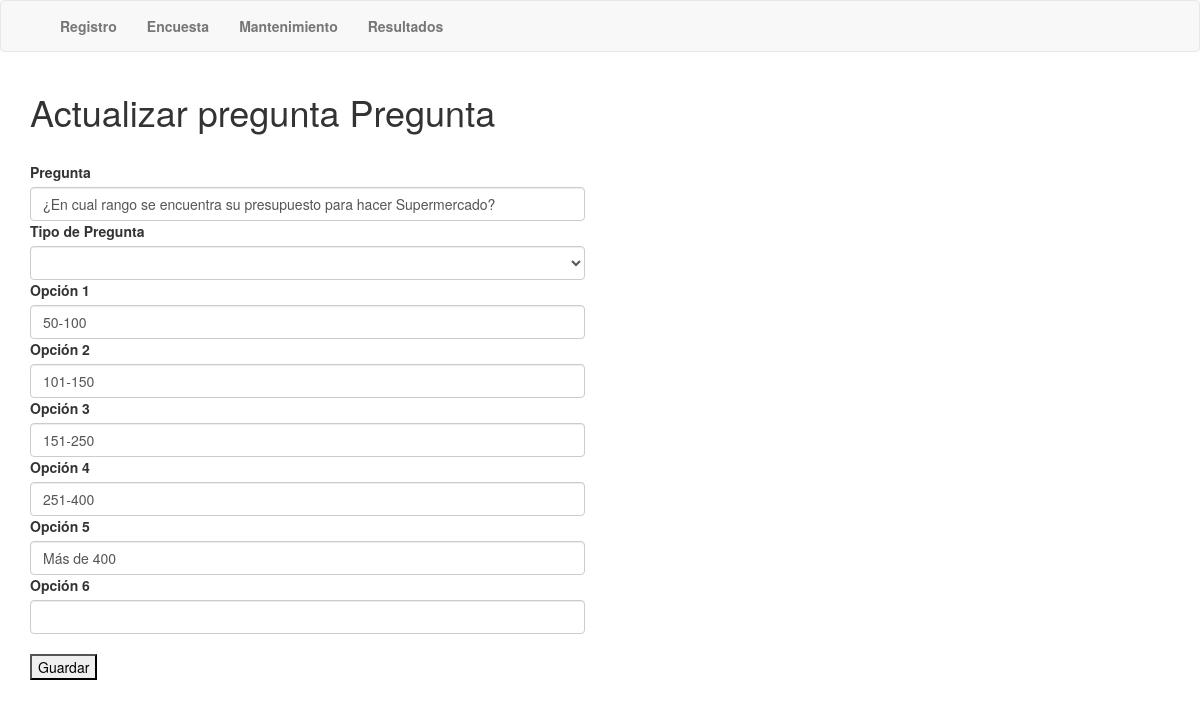
Page /actualizar.php?id=3 on the committed database.
### tables this page shows
CREATE TABLE `preguntas` (
  `ID` smallint(5) UNSIGNED NOT NULL,
  `PREGUNTA` varchar(200) NOT NULL DEFAULT '',
  `TIPO` varchar(10) NOT NULL DEFAULT '',
  `OPCION1` varchar(100) NOT NULL DEFAULT '',
  `OPCION2` varchar(100) NOT NULL DEFAULT '',
  `OPCION3` varchar(100) DEFAULT NULL,
  `OPCION4` varchar(100) DEFAULT NULL,
  `OPCION5` varchar(100) DEFAULT NULL,
  `OPCION6` varchar(100) DEFAULT NULL
);

### actualizar.php (the view, shortened to what this page needs)
<?php
	require('conexion.php');
	$id=$_GET['id'];
	$query="SELECT PREGUNTA, TIPO, OPCION1, OPCION2, OPCION3, OPCION4, OPCION5, OPCION6 FROM PREGUNTAS WHERE ID='$id'";
	$resultado=$conexion->query($query);
	$row=$resultado->fetch_assoc();
?>
<html>
	<head>
		<link rel="stylesheet" type="text/css" href="bootstrap/css/bootstrap.min.css">
	</head>
	<body>
	<?php include "navbar.php"; ?>
	<div class="container">
			<div class="row">
				<div class="col-md-6">
					<form role="form" name="registro" action="saveactualizar0.php" method="post">
					<h1>Actualizar pregunta Pregunta</h1>
					<br>
					    <label for="pregunta">Pregunta</label>
					    <input type="text" class="form-control" id="pregunta" name="pregunta" VALUE="<?php echo $row['PREGUNTA']; ?>">
					    <label for="tipo">Tipo de Pregunta</label>
					    <select name="tipo" class="form-control" id="tipo" name="tipo">
							<option value="<?php echo $row['TIPO']; ?>" select>
							</option>
							<option value="radio">Elección simple</option>
						</select>
					    <label for="opcion1">Opción 1</label>
					    <input type="text" class="form-control" id="opcion1" name="opcion1" VALUE="<?php echo $row['OPCION1']; ?>">
					    <label for="opcion2">Opción 2</label>
					    <input type="text" class="form-control" id="opcion2" name="opcion2" VALUE="<?php echo $row['OPCION2']; ?>">
					    <label for="opcion3">Opción 3</label>
					    <input type="text" class="form-control" id="opcion3" name="opcion3" VALUE="<?php echo $row['OPCION3']; ?>">
					    <label for="opcion4">Opción 4</label>
					    <input type="text" class="form-control" id="opcion4" name="opcion4" VALUE="<?php echo $row['OPCION4']; ?>">
					    <label for="opcion5">Opción 5</label>
					    <input type="text" class="form-control" id="opcion5" name="opcion5" VALUE="<?php echo $row['OPCION5']; ?>">
					    <label for="opcion6">Opción 6</label>
					    <input type="text" class="form-control" id="opcion6" name="opcion6" VALUE="<?php echo $row['OPCION6']; ?>">
					    <br>
						<INPUT TYPE="submit" NAME="enviar" VALUE="Guardar"><BR>
					</form>
				</div>
			</div>
		</div>
	</body>
</html>

### rows in the picture
preguntas: pregunta "¿En cual rango se encuentra su presupuesto para hacer Supermercado?", opcion1 "50-100", opcion2 "101-150", opcion3 "151-250", opcion4 "251-400", opcion5 "Más de 400"
